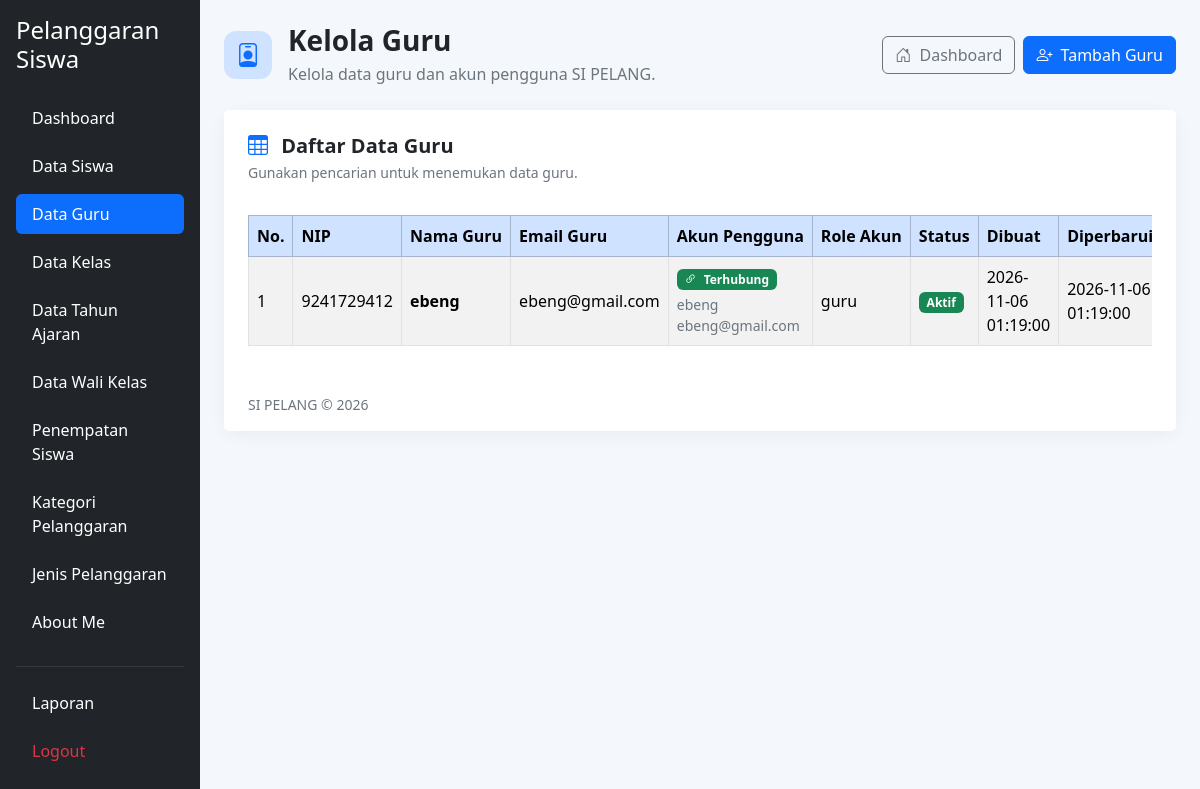
/kelola_guru.php (signed in), run on the app's committed database.
### tables this page shows
CREATE TABLE `t_guru` (
  `id` int(11) NOT NULL,
  `nip` varchar(30) NOT NULL,
  `nama` varchar(150) DEFAULT NULL,
  `email` varchar(150) NOT NULL,
  `status_aktif` tinyint(1) NOT NULL,
  `user_id` int(11) NOT NULL,
  `created_at` timestamp NOT NULL DEFAULT current_timestamp(),
  `updated_at` timestamp NOT NULL DEFAULT current_timestamp()
);

CREATE TABLE `t_users` (
  `id` int(11) NOT NULL,
  `name` varchar(255) NOT NULL,
  `email` varchar(255) DEFAULT NULL,
  `email_verified_at` timestamp NOT NULL DEFAULT current_timestamp(),
  `password` varchar(255) DEFAULT NULL,
  `remember_token` varchar(100) NOT NULL,
  `role` varchar(255) NOT NULL,
  `created_at` timestamp NOT NULL DEFAULT current_timestamp(),
  `updated_at` timestamp NOT NULL DEFAULT current_timestamp()
);

### kelola_guru.php (the view, shortened to what this page needs)
<?php
include 'config/koneksi.php';
$query = mysqli_query($koneksi, "
    SELECT
        g.id,
        g.nip,
        g.nama,
        g.email,
        g.status_aktif,
        g.user_id,
        g.created_at,
        g.updated_at,
        u.name AS nama_akun,
        u.email AS email_akun,
        u.role AS role_akun
    FROM t_guru g
    LEFT JOIN t_users u ON g.user_id = u.id
    ORDER BY g.id DESC
");
if (!$query) {
    $pesan_query = mysqli_error($koneksi);
    $jumlah_guru = 0;
} else {
    $jumlah_guru = mysqli_num_rows($query);
}
?>
<!DOCTYPE html>
<html lang="id">
<head>
    <link href="https://cdn.jsdelivr.net/npm/bootstrap@5.3.8/dist/css/bootstrap.min.css"
          rel="stylesheet">
    <link href="https://cdn.jsdelivr.net/npm/bootstrap-icons@1.11.3/font/bootstrap-icons.min.css"
          rel="stylesheet">
    <link href="https://cdn.datatables.net/2.3.4/css/dataTables.bootstrap5.min.css"
          rel="stylesheet">
</head>
<body>
<div class="container-fluid">
    <div class="row">
        <?php include 'layout/sidebar.php'; ?>
        <main class="col-md-9 col-lg-10 p-4">
            <div class="d-flex flex-wrap justify-content-between align-items-center gap-3 mb-4">
                <div class="d-flex align-items-center gap-3">
                    <div class="page-icon">
                        <i class="bi bi-person-badge"></i>
                    </div>
                    <div>
                        <h3 class="fw-bold mb-1">Kelola Guru</h3>
                        <p class="text-secondary mb-0">
                            Kelola data guru dan akun pengguna SI PELANG.
                        </p>
                    </div>
                </div>
                <div class="d-flex flex-wrap gap-2">
                    <a href="dashboard.php" class="btn btn-outline-secondary">
                        <i class="bi bi-house-door me-1"></i>
                        Dashboard
                    </a>
                    <a href="tambah_guru.php" class="btn btn-primary">
                        <i class="bi bi-person-plus me-1"></i>
                        Tambah Guru
                    </a>
                </div>
            </div>
            <div class="card content-card">
                <div class="card-header bg-white border-0 pt-4 px-4">
                    <h5 class="fw-bold mb-1">
                        <i class="bi bi-table text-primary me-2"></i>
                        Daftar Data Guru
                    </h5>
                    <p class="text-secondary small mb-0">
                        Gunakan pencarian untuk menemukan data guru.
                    </p>
                </div>
                <div class="card-body p-4">
                    <div class="table-responsive">
                        <table id="tabelGuru"
                               class="table table-striped table-hover table-bordered align-middle w-100">
                            <thead class="table-primary">
                                <tr>
                                    <th>No.</th>
                                    <th>NIP</th>
                                    <th>Nama Guru</th>
                                    <th>Email Guru</th>
                                    <th>Akun Pengguna</th>
                                    <th>Role Akun</th>
                                    <th>Status</th>
                                    <th>Dibuat</th>
                                    <th>Diperbarui</th>
                                </tr>
                            </thead>
                            <tbody>
                                <?php
                                $no = 1;
                                if ($jumlah_guru > 0) {
                                    while ($guru = mysqli_fetch_assoc($query)) {
                                ?>
                                    <tr>
                                        <td><?= $no++; ?></td>
                                        <td>
                                            <?= htmlspecialchars($guru['nip'] ?? '-'); ?>
                                        </td>
                                        <td class="fw-semibold">
                                            <?= htmlspecialchars($guru['nama'] ?? '-'); ?>
                                        </td>
                                        <td>
                                            <?= htmlspecialchars($guru['email'] ?? '-'); ?>
                                        </td>
                                        <td>
                                            <?php if (!empty($guru['user_id'])): ?>
                                                <span class="badge bg-success">
                                                    <i class="bi bi-link-45deg me-1"></i>
                                                    Terhubung
                                                </span>
                                                <div class="small text-secondary mt-1">
                                                    <?= htmlspecialchars($guru['nama_akun'] ?? '-'); ?>
                                                </div>
                                                <div class="small text-secondary">
                                                    <?= htmlspecialchars($guru['email_akun'] ?? '-'); ?>
                                                </div>
                                            <?php else: ?>
                                                <span class="badge bg-warning text-dark">
                                                    Belum terhubung
                                                </span>
                                            <?php endif; ?>
                                        </td>
                                        <td>
                                            <?= htmlspecialchars($guru['role_akun'] ?? '-'); ?>
                                        </td>
                                        <td>
                                            <?php if ((int) $guru['status_aktif'] === 1): ?>
                                                <span class="badge bg-success">
                                                    Aktif
                                                </span>
                                            <?php else: ?>
                                                <span class="badge bg-secondary">
                                                    Tidak Aktif
                                                </span>
                                            <?php endif; ?>
                                        </td>
                                        <td>
                                            <?= htmlspecialchars($guru['created_at'] ?? '-'); ?>
                                        </td>
                                        <td>
                                            <?= htmlspecialchars($guru['updated_at'] ?? '-'); ?>
                                        </td>
                                    </tr>
                                <?php
                                    }
                                }
                                ?>
                            </tbody>
                        </table>
                    </div>
                </div>
                <div class="card-footer bg-white border-0 text-secondary small px-4 pb-3">
                    SI PELANG &copy; <?= date('Y'); ?>
                </div>
            </div>
        </main>
    </div>
</div>
</body>
</html>

### kelola_guru.php (style rules this page uses)
body { background-color: #f4f7fb; }
.content-card { border: none; border-radius: 14px; box-shadow: 0 4px 18px rgba(0, 0, 0, 0.05); }
.page-icon { width: 48px; height: 48px; display: flex; align-items: center; justify-content: center; border-radius: 12px; background-color: #cfe2ff; color: #0d6efd; font-size: 24px; }
.table thead th { white-space: nowrap; vertical-align: middle; }
.table tbody td { vertical-align: middle; }

### data on the page
t_guru: nip "9241729412", nama "ebeng", email "ebeng@gmail.com", user.name "ebeng", user.email "ebeng@gmail.com", user.role "guru", status_aktif "Aktif", created_at "2026-11-06 01:19:00", updated_at "2026-11-06 01:19:00"
